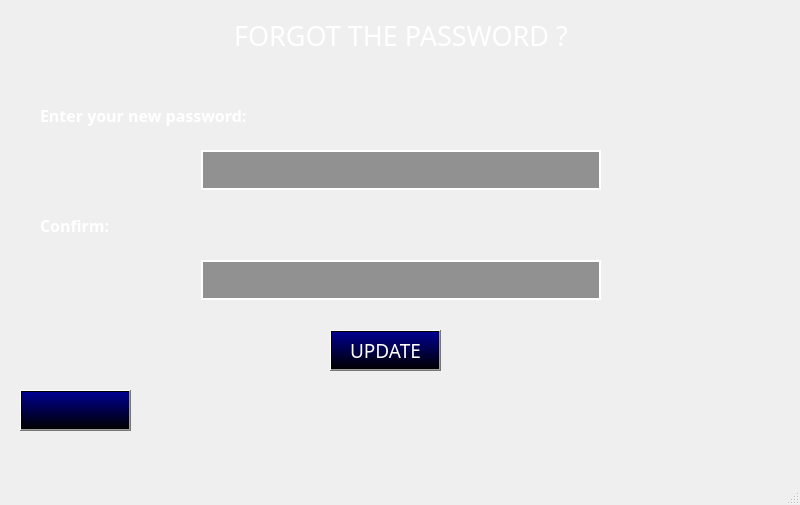
<?xml version="1.0" encoding="UTF-8"?>
<ui version="4.0">
 <class>MainWindow</class>
 <widget class="QMainWindow" name="MainWindow">
  <property name="geometry">
   <rect>
    <x>0</x>
    <y>0</y>
    <width>800</width>
    <height>505</height>
   </rect>
  </property>
  <property name="windowTitle">
   <string>MainWindow</string>
  </property>
  <widget class="QWidget" name="centralwidget">
   <widget class="QLabel" name="label">
    <property name="geometry">
     <rect>
      <x>0</x>
      <y>0</y>
      <width>801</width>
      <height>551</height>
     </rect>
    </property>
    <property name="text">
     <string/>
    </property>
    <property name="pixmap">
     <pixmap>../../images/img_bg5.jpg</pixmap>
    </property>
    <property name="scaledContents">
     <bool>true</bool>
    </property>
   </widget>
   <widget class="QLabel" name="label_2">
    <property name="geometry">
     <rect>
      <x>10</x>
      <y>0</y>
      <width>121</width>
      <height>61</height>
     </rect>
    </property>
    <property name="text">
     <string/>
    </property>
    <property name="pixmap">
     <pixmap>../../images/logo_2.png</pixmap>
    </property>
    <property name="scaledContents">
     <bool>true</bool>
    </property>
   </widget>
   <widget class="QWidget" name="horizontalLayoutWidget">
    <property name="geometry">
     <rect>
      <x>0</x>
      <y>0</y>
      <width>801</width>
      <height>71</height>
     </rect>
    </property>
    <layout class="QHBoxLayout" name="horizontalLayout">
     <item>
      <spacer name="horizontalSpacer">
       <property name="orientation">
        <enum>Qt::Horizontal</enum>
       </property>
       <property name="sizeHint" stdset="0">
        <size>
         <width>40</width>
         <height>20</height>
        </size>
       </property>
      </spacer>
     </item>
     <item>
      <widget class="QLabel" name="label_3">
       <property name="font">
        <font>
         <family>UTM Eremitage</family>
         <pointsize>20</pointsize>
        </font>
       </property>
       <property name="styleSheet">
        <string notr="true">color: rgb(255, 255, 255);</string>
       </property>
       <property name="text">
        <string>FORGOT THE PASSWORD ?</string>
       </property>
      </widget>
     </item>
     <item>
      <spacer name="horizontalSpacer_2">
       <property name="orientation">
        <enum>Qt::Horizontal</enum>
       </property>
       <property name="sizeHint" stdset="0">
        <size>
         <width>40</width>
         <height>20</height>
        </size>
       </property>
      </spacer>
     </item>
    </layout>
   </widget>
   <widget class="QLabel" name="label_4">
    <property name="geometry">
     <rect>
      <x>40</x>
      <y>100</y>
      <width>301</width>
      <height>31</height>
     </rect>
    </property>
    <property name="font">
     <font>
      <family>Sitka Text Semibold</family>
      <pointsize>12</pointsize>
      <weight>75</weight>
      <bold>true</bold>
     </font>
    </property>
    <property name="styleSheet">
     <string notr="true">color: rgb(255, 255, 255);</string>
    </property>
    <property name="text">
     <string>Enter your new password:</string>
    </property>
   </widget>
   <widget class="QWidget" name="horizontalLayoutWidget_2">
    <property name="geometry">
     <rect>
      <x>0</x>
      <y>140</y>
      <width>801</width>
      <height>61</height>
     </rect>
    </property>
    <layout class="QHBoxLayout" name="horizontalLayout_2">
     <item>
      <spacer name="horizontalSpacer_3">
       <property name="orientation">
        <enum>Qt::Horizontal</enum>
       </property>
       <property name="sizeHint" stdset="0">
        <size>
         <width>40</width>
         <height>20</height>
        </size>
       </property>
      </spacer>
     </item>
     <item>
      <widget class="QLineEdit" name="lineEditNewPassword">
       <property name="minimumSize">
        <size>
         <width>400</width>
         <height>40</height>
        </size>
       </property>
       <property name="styleSheet">
        <string notr="true">background-color: rgba(0, 0, 0, 100);
border: 1.5px solid white;
color: white;
font-size: 16px;
padding: 5px;
font: 12pt &quot;Times New Roman&quot;;</string>
       </property>
       <property name="echoMode">
        <enum>QLineEdit::Password</enum>
       </property>
      </widget>
     </item>
     <item>
      <spacer name="horizontalSpacer_4">
       <property name="orientation">
        <enum>Qt::Horizontal</enum>
       </property>
       <property name="sizeHint" stdset="0">
        <size>
         <width>40</width>
         <height>20</height>
        </size>
       </property>
      </spacer>
     </item>
    </layout>
   </widget>
   <widget class="QPushButton" name="pushButtonReturn">
    <property name="geometry">
     <rect>
      <x>20</x>
      <y>390</y>
      <width>111</width>
      <height>41</height>
     </rect>
    </property>
    <property name="styleSheet">
     <string notr="true">color: rgb(255, 255, 255);
background-color: qlineargradient(spread:pad, x1:0, y1:1, x2:0, y2:0, stop:0 rgba(0, 0, 0, 255), stop:0.965174 rgba(0, 0, 139, 255));</string>
    </property>
    <property name="text">
     <string/>
    </property>
    <property name="icon">
     <iconset>
      <normaloff>../../images/icon_return.png</normaloff>../../images/icon_return.png</iconset>
    </property>
    <property name="iconSize">
     <size>
      <width>40</width>
      <height>40</height>
     </size>
    </property>
   </widget>
   <widget class="QPushButton" name="pushButtonUpdate">
    <property name="geometry">
     <rect>
      <x>330</x>
      <y>330</y>
      <width>111</width>
      <height>41</height>
     </rect>
    </property>
    <property name="font">
     <font>
      <family>UTM Bebas</family>
      <pointsize>14</pointsize>
     </font>
    </property>
    <property name="styleSheet">
     <string notr="true">color: rgb(255, 255, 255);
background-color: qlineargradient(spread:pad, x1:0, y1:1, x2:0, y2:0, stop:0 rgba(0, 0, 0, 255), stop:0.965174 rgba(0, 0, 139, 255));</string>
    </property>
    <property name="text">
     <string>UPDATE</string>
    </property>
    <property name="iconSize">
     <size>
      <width>40</width>
      <height>40</height>
     </size>
    </property>
   </widget>
   <widget class="QLabel" name="label_5">
    <property name="geometry">
     <rect>
      <x>40</x>
      <y>210</y>
      <width>301</width>
      <height>31</height>
     </rect>
    </property>
    <property name="font">
     <font>
      <family>Sitka Text Semibold</family>
      <pointsize>12</pointsize>
      <weight>75</weight>
      <bold>true</bold>
     </font>
    </property>
    <property name="styleSheet">
     <string notr="true">color: rgb(255, 255, 255);</string>
    </property>
    <property name="text">
     <string>Confirm:</string>
    </property>
   </widget>
   <widget class="QWidget" name="horizontalLayoutWidget_3">
    <property name="geometry">
     <rect>
      <x>0</x>
      <y>250</y>
      <width>801</width>
      <height>61</height>
     </rect>
    </property>
    <layout class="QHBoxLayout" name="horizontalLayout_3">
     <item>
      <spacer name="horizontalSpacer_5">
       <property name="orientation">
        <enum>Qt::Horizontal</enum>
       </property>
       <property name="sizeHint" stdset="0">
        <size>
         <width>40</width>
         <height>20</height>
        </size>
       </property>
      </spacer>
     </item>
     <item>
      <widget class="QLineEdit" name="lineEditConfirmNewPassword">
       <property name="minimumSize">
        <size>
         <width>400</width>
         <height>40</height>
        </size>
       </property>
       <property name="styleSheet">
        <string notr="true">background-color: rgba(0, 0, 0, 100);
border: 1.5px solid white;
color: white;
font-size: 16px;
padding: 5px;
font: 12pt &quot;Times New Roman&quot;;</string>
       </property>
       <property name="echoMode">
        <enum>QLineEdit::Password</enum>
       </property>
      </widget>
     </item>
     <item>
      <spacer name="horizontalSpacer_6">
       <property name="orientation">
        <enum>Qt::Horizontal</enum>
       </property>
       <property name="sizeHint" stdset="0">
        <size>
         <width>40</width>
         <height>20</height>
        </size>
       </property>
      </spacer>
     </item>
    </layout>
   </widget>
  </widget>
  <widget class="QMenuBar" name="menubar">
   <property name="geometry">
    <rect>
     <x>0</x>
     <y>0</y>
     <width>800</width>
     <height>26</height>
    </rect>
   </property>
  </widget>
  <widget class="QStatusBar" name="statusbar"/>
 </widget>
 <resources/>
 <connections/>
</ui>
